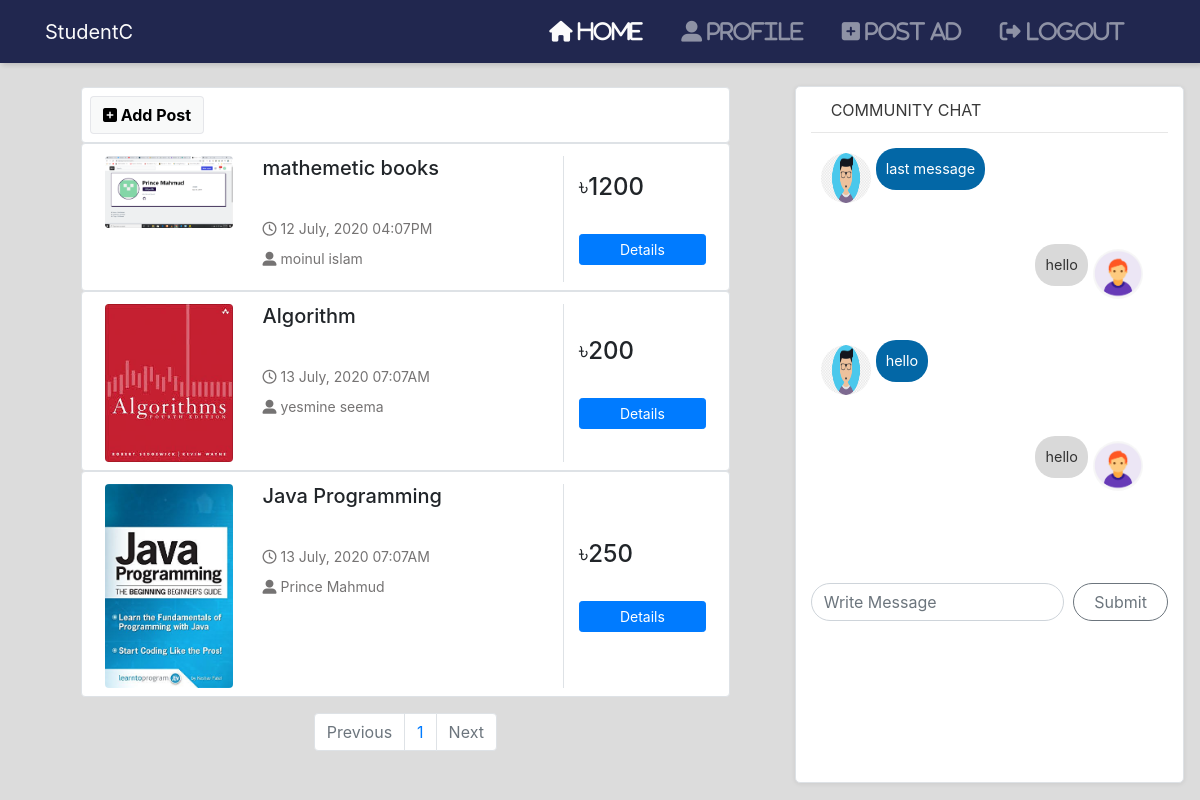
Screenshot of /post.php (signed in) with the database file from the repository.
### tables this page shows
CREATE TABLE `posts` (
  `post_id` int(11) NOT NULL,
  `post_user_id` int(11) NOT NULL,
  `post_title` varchar(255) NOT NULL,
  `post_price` int(11) NOT NULL,
  `post_image` text NOT NULL,
  `post_desc` text NOT NULL,
  `post_updated_time` timestamp NOT NULL DEFAULT current_timestamp(),
  `post_created_time` timestamp NOT NULL DEFAULT current_timestamp()
);

CREATE TABLE `users` (
  `user_id` int(11) NOT NULL,
  `user_name` varchar(255) NOT NULL,
  `user_uni_id` int(11) NOT NULL,
  `user_email` varchar(100) NOT NULL,
  `user_password` text NOT NULL,
  `user_image` text NOT NULL,
  `user_about_me` text NOT NULL,
  `user_created_time` timestamp NOT NULL DEFAULT current_timestamp(),
  `user_updated_time` timestamp NULL DEFAULT NULL
);

CREATE TABLE `messages` (
  `message_id` int(11) NOT NULL,
  `message_user_id` int(11) NOT NULL,
  `message_details` text NOT NULL,
  `message_created_time` timestamp NOT NULL DEFAULT current_timestamp()
);

### post.php (the view, shortened to what this page needs)
<?php include './includes/header.php' ?>
</head>
<body>
<?php include './includes/navbar.php' ?>
    <section id="head" class="p-3">
        <div class="container-fluid">
            <div class="row">
                <div class="col-md-8">
                    <div class="d-flex justify-content-center row mt-2">
                        <div class="col-md-10">
                            <div class="row p-2 bg-white border rounded">
                                <button class="btn btn-new-ads" type="button" data-toggle="modal" data-target="#addPostModal"><i class="fa fa-plus-square"></i> Add Post</button>
                             </div>
                        </div>
                        <?php
                            require_once './config/database.php';
                            if(isset($_GET['page'])) {
                                $page = $_GET['page'];
                            } else {
                                $page = 1;
                            }
                            $no_of_records_per_page = 10;
                            $offset = ($page-1) * $no_of_records_per_page;
                            $total_pages_sql = "SELECT count(*) FROM feeds";
                            $results = $mysqli->query($total_pages_sql);
                            $rows = $results->fetch_array();
                            $total_rows = $rows[0];
                            $total_pages = ceil($total_rows / $no_of_records_per_page);
                            $query = "SELECT * FROM posts join users where posts.post_user_id = users.user_id LIMIT $offset, $no_of_records_per_page";
                            $result = $mysqli->query($query);
                            if($result->num_rows > 0) {
                                while($row = $result->fetch_array()) {
                                    $post_id = $row['post_id'];
                                    $post_title = $row['post_title'];
                                    $post_price = $row['post_price'];
                                    $post_image = $row['post_image'];
                                    $post_created_time = $row['post_created_time'];
                                    $post_created_time = date('j F, Y h:mA', strtotime($post_created_time));
                                    $post_user_name = $row['user_name'];
                            ?>
                                <div class="col-md-10">
                                    <div class="row p-2 bg-white border rounded">
                                        <div class="col-md-3 mt-1"><img class="img-fluid img-responsive rounded product-image" src="img/<?php echo $post_image ?>">
                                        </div>
                                        <div class="col-md-6 mt-1">
                                            <h5><?php echo $post_title ?></h5>
                                            <div class="item-show">
                                                <p><i class='far fa-clock'></i> <?php echo $post_created_time ?></p>
                                                <p><i class='fas fa-user-alt'></i> <?php echo $post_user_name ?></p>
                                            </div>
                                        </div>
                                        <div class="align-items-center align-content-center col-md-3 border-left mt-1">
                                            <div class="d-flex flex-row align-items-center">
                                                <h4 class="mr-1">৳<?php echo $post_price ?></h4>
                                            </div>
                                            <div class="d-flex flex-column mt-4">
                                                <a href="post-details.php?post=<?php echo $post_id?>" class="btn btn-primary btn-sm">Details</a>
                                            </div>
                                        </div>
                                    </div>
                                </div>
                            <?php
                                }
                            }
                        ?>
                        <ul class="pagination justify-content-center mt-3 pb-3">
                            <li class="page-item <?php echo $page <=1 ? 'disabled' : '' ?>"><a class="page-link" href="post.php?page=<?php echo ($page-1) ?>">Previous</a></li>
                            <li class="page-item"><a class="page-link" href="post.php?page=<?php echo $page ?>"><?php echo $page; ?></a></li>
                            <li class="page-item <?php echo $page >= $total_pages ? 'disabled' : '' ?>"><a class="page-link" href="post.php?page=<?php echo ($page+1) ?>">Next</a></li>
                        </ul>
                    </div>
                </div>
                <div class="col-md-4 border chatbox">
                    <div class="chatbox-heading">
                        COMMUNITY CHAT
                    </div>
                    <div class="messages">
                        <ul>
                        <?php
                            $session_uni_id = $_SESSION['user_uni_id'];
                            $query = "SELECT message_id, message_user_id, message_details, message_created_time,
                                    user_id, user_name, user_uni_id, user_image from messages join users
                                    where messages.message_user_id = users.user_id and users.user_uni_id = $session_uni_id ORDER BY message_id DESC;";
                            $result = $mysqli->query($query);
                            if($result->num_rows > 0) {
                                while($row = $result->fetch_array()) {
                                    $message_user_id = $row['message_user_id'];
                                    $message = $row['message_details'];
                                    $user_image = $row['user_image'];
                        ?>
                            <li class="<?php echo $message_user_id == $_SESSION['user_id'] ? 'replies' : 'sent' ?>">
                                <img src="img/<?php echo $user_image ?>" alt="" />
                                <p><?php echo $message ?></p>
                            </li>
                        <?php
                                }
                            }
                        ?>
                        </ul>
                    </div>
                    <form action="message.php" method="POST">
                        <div class="input-group mb-3 message-input">
                            <input type="text" name="message" class="form-control" style="border-radius: 50px;
                            margin-right: 10px;" placeholder="Write Message" aria-label="Recipient's username" aria-describedby="basic-addon2">
                            <div class="input-group-append">
                            <input name="message_sent" class="btn btn-outline-secondary" style="border-radius: 50px;
                            padding: 0 20px;" type="submit">
                            </div>
                        </div>
                    </form>
                </div>
            </div>
        </div>
    </section>
    <?php include './includes/footer.php' ?>

### includes/header.php (shortened to what this page needs)
<!DOCTYPE html>
<html lang="en">
<head>
    <link rel="stylesheet" href="https://stackpath.bootstrapcdn.com/bootstrap/4.5.0/css/bootstrap.min.css">
    <link rel="stylesheet" type="text/css" href="font/all.css">
    <link rel="stylesheet" href="css/style.css">

### includes/navbar.php (shortened to what this page needs)
<nav class="navbar navbar-expand-sm navbar-dark">
        <div class="container">
            <a href="index.php" class="navbar-brand">StudentC</a>
            <div class="collapse navbar-collapse" id="navbarCollapse">
                <ul class="navbar-nav ml-auto">
                    <li class="nav-item active">
                        <a href="index.php" class="nav-link"><i class="fas fa-home"> Home</i></a>
                    </li>
                    <li class="nav-item">
                        <a href="profile.php?user=<?php echo $_SESSION['user_id'];?>" class="nav-link"><i class="fas fa-user-alt"> Profile</i></a>
                    </li>
                    <li class="nav-item">
                        <a href="post.php" class="nav-link"><i class="fas fa-plus-square"> Post Ad</i></a>
                    </li>
                    <li class="nav-item">
                        <a href="logout.php" class="nav-link"><i class="fas fa-sign-out-alt"> Logout</i></a>
                    </li>
                </ul>
            </div>
        </div>
    </nav>

### includes/footer.php (shortened to what this page needs)
</body>
</html>

### css/style.css (style rules this page uses)
body { background-color :#dcdcdc; }
.navbar { box-shadow: 2px 2px 5px #0F0E0E2B; opacity: 0.9; background-color: #0D1440; }
.navbar .nav-item { font-size: 1.3rem; padding-right: 1.4rem; }
.chatbox { height: auto; background-color: #fff; border-radius: 5px; box-shadow: 0 1px 5px rgba(0, 0, 0, 0.08); padding-top: 1px; margin-top: 7px; }
.chatbox-heading { color: #393939; padding: 10px 20px; border-width: 0; border-radius: 0; border-bottom: 1px solid #cacaca75; padding-bottom: 10px; }
.messages { overflow-y: scroll; height: 450px; }
.messages ul { margin: 0; padding: 0; }
.messages ul li { list-style: none; display: inline-block; clear: both; margin: 15px 5px; width: calc(100% - 25px); font-size: 0.9em; }
.messages ul li img { width: 50px; height: 50px; border-radius: 50%; margin: 5px; }
.messages ul li p { display: table; padding: 10px; border-radius: 20px; max-width: 300px; }
.sent img { float: left; }
.replies img { float: right; }
.sent p { background-color: #0367A6; color: #fff; float: left; }
.replies p { background-color: #D9D9D9; color: #333; float: right; }
.product-image { width: 100% }
.item-show { line-height: 3px; padding-top: 34px; color: #757373; font-size: 14px; }
.btn-new-ads { color: #000; background-color: #f1f2f278; border-color: #0D144014; font-weight: bold; }

### rows the page displays
posts: post_image (picture), post_title "mathemetic books", post_created_time "12 July, 2020 04:07PM", users.user_name "moinul islam", post_price "1200"
posts: post_image (picture), post_title "Algorithm", post_created_time "13 July, 2020 07:07AM", users.user_name "yesmine seema", post_price "200"
posts: post_image (picture), post_title "Java Programming", post_created_time "13 July, 2020 07:07AM", users.user_name "Prince Mahmud", post_price "250"
messages: users.user_image (picture), message_details "last message"
messages: users.user_image (picture), message_details "hello"
messages: users.user_image (picture), message_details "hello"
messages: users.user_image (picture), message_details "hello"

### other values shown
$page "1"
